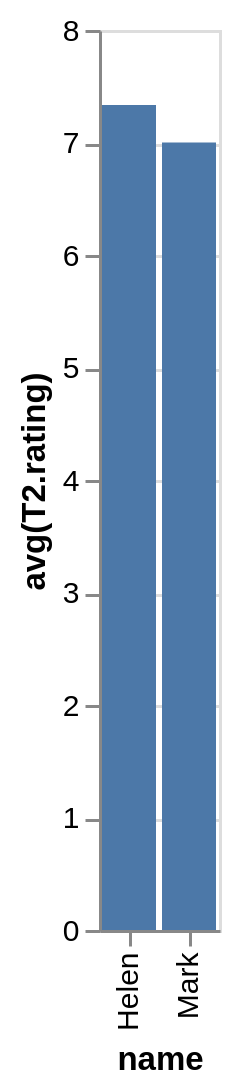

Here is the Vega-Lite specification saved for this chart:
### Vega-Lite specification from a JSON file in a GitHub repository (floating-point values rounded to 4 significant figures)
{"data": {"values": [{"x_data": "Helen", "y_data": 7.333}, {"x_data": "Mark", "y_data": 7}]}, "mark": "bar", "encoding": {"x": {"field": "x_data", "type": "nominal", "title": "name", "sort": "ascending"}, "y": {"field": "y_data", "type": "quantitative", "title": "avg(T2.rating)"}}}
